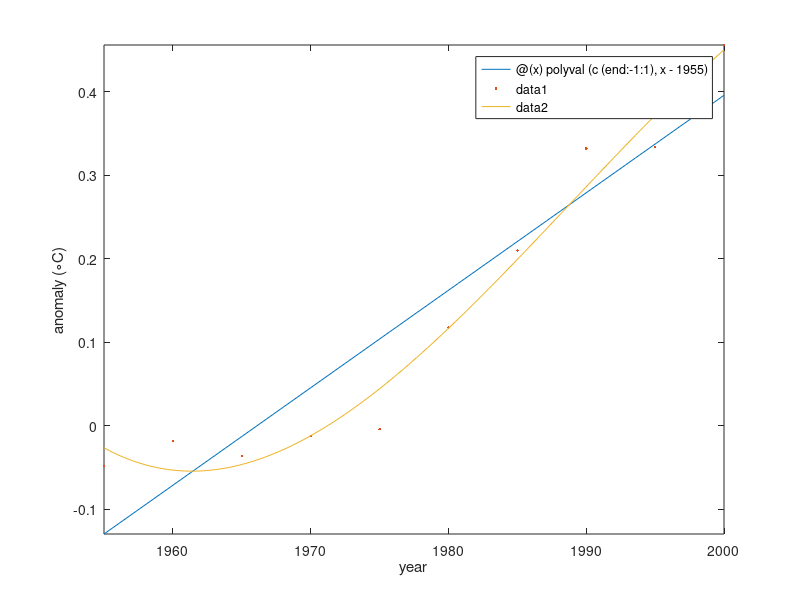

Write the MATLAB code that produced this figure.
%% 
% Here are the 5-year temperature averages again.
year = (1955:5:2000)';
y = [ -0.0480; -0.0180; -0.0360; -0.0120; -0.0040;
    0.1180; 0.2100; 0.3320; 0.3340; 0.4560 ];

%%
% The standard best-fit line results from using a linear polynomial that
% meets the least squares criterion. 
t = year - 1955;             % better matrix conditioning later
V = [ t.^0 t ];    % Vandermonde-ish matrix
c = V\y;
f = @(x) polyval(c(end:-1:1),x-1955);
fplot(f,[1955 2000])
hold on, plot(year,y,'.')
xlabel('year'), ylabel('anomaly ({\circ}C)'), axis tight   % ignore this line
%%
% If we use a global cubic polynomial, the points are fit more closely.
V = [ t.^0 t t.^2 t.^3];    % Vandermonde-ish matrix
c = V\y;   f = @(x) polyval(c(end:-1:1),x-1955);
fplot(f,[1955 2000]) 

%%
% If we were to continue increasing the degree of the polynomial, the
% residual at the data points would get smaller, but overfitting would
% increase.
